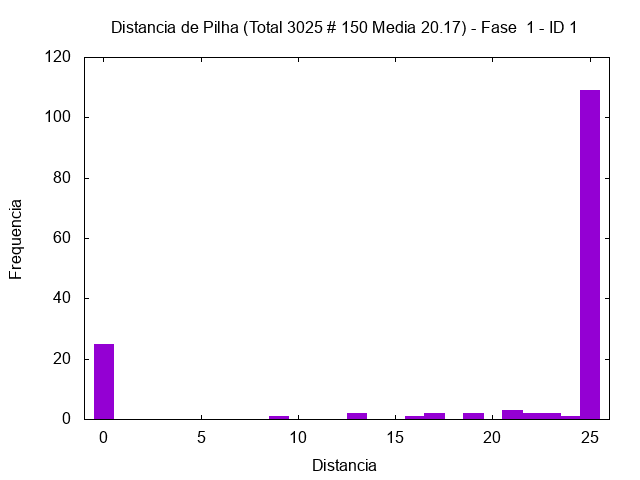

Recreate this plot in gnuplot.
set term png
set output "/tmp/out/mult-hist-1-1.png"
set style fill solid 1.0
set title "Distancia de Pilha (Total 3025 # 150 Media 20.17) - Fase  1 - ID 1"
set xlabel "Distancia"
set ylabel "Frequencia"
plot [-1:26] "/tmp/out/mult-hist-1-1.gpdat" u 3:4 w boxes t ""
